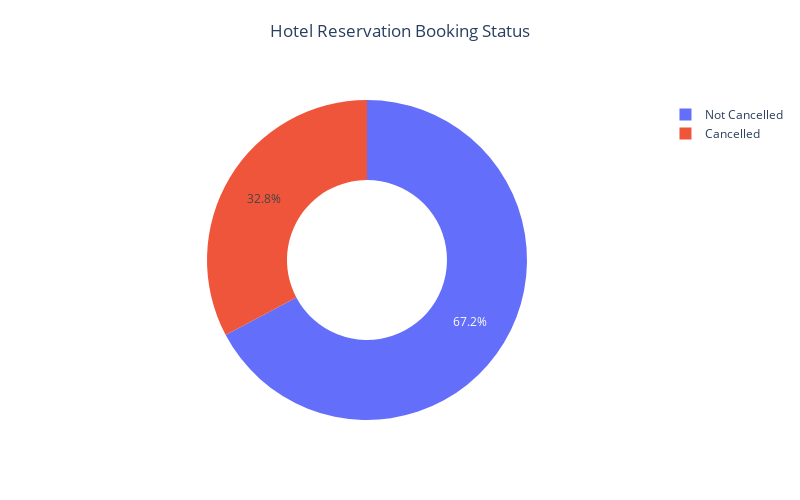

Notebook cell for this chart:
### Markdown cell above
**Target Variable**

### Code cell
values = np.array([len(data[data['booking_status']=='Not_Canceled']), len(data[data['booking_status']=='Canceled'])])
labels = ['Not Cancelled', 'Cancelled']
fig = plotly.graph_objects.Figure(data = [plotly.graph_objects.Pie(values = values, labels = labels, hole = 0.5, textinfo = 'percent', title = " ")])
text_title = "Hotel Reservation Booking Status"
fig.update_layout(height = 500, width = 800, showlegend = True, title = dict(text = text_title, x = 0.5, y = 0.95)) 
fig.show()

### Figure 1 — Plotly figure (JSON) as saved in the notebook; plotly's stock layout.template omitted (floating-point values rounded to 4 significant figures)
{"data": [{"hole": 0.5, "labels": ["Not Cancelled", "Cancelled"], "textinfo": "percent", "title": {"text": " "}, "type": "pie", "values": [24390, 11885]}], "layout": {"height": 500, "showlegend": true, "title": {"text": "Hotel Reservation Booking Status", "x": 0.5, "y": 0.95}, "width": 800}}
